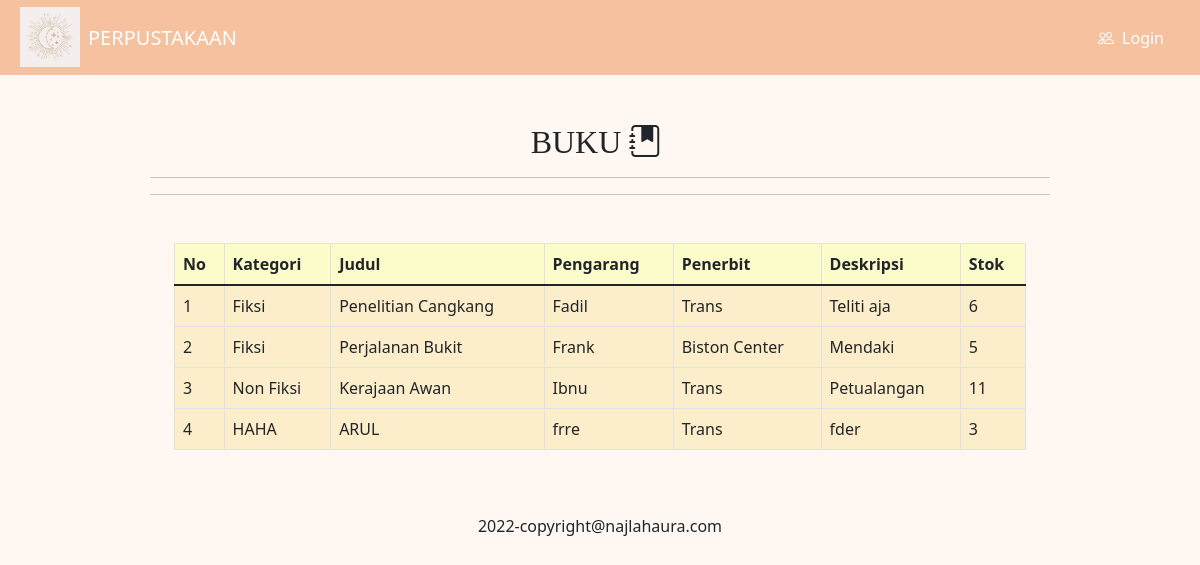
The page / on the database its author committed.
### tables this page shows
CREATE TABLE `t_buku` (
  `f_id` int(11) NOT NULL,
  `f_idkategori` int(11) NOT NULL,
  `f_judul` varchar(200) NOT NULL,
  `f_pengarang` varchar(200) NOT NULL,
  `f_penerbit` varchar(200) NOT NULL,
  `f_deskripsi` varchar(700) NOT NULL
);

CREATE TABLE `t_kategori` (
  `f_id` int(11) NOT NULL,
  `f_kategori` varchar(200) NOT NULL
);

### dbcontroller.php (called while the page is built, shortened)
<?php class dbcontroller
{
    private $host = "127.0.0.1";
    private $user = "root";
    private $password = "";
    private $database = "pra_usk";
    private $koneksi;
    public function __construct()
    {
        $this->koneksi = $this->koneksiDB();
    }
    public function koneksiDB()
    {
        $koneksi = mysqli_connect($this->host, $this->user, $this->password, $this->database);
        return $koneksi;
    }
    public function getALL($sql)
    {
        $result = mysqli_query($this->koneksi, $sql);
        while ($row = mysqli_fetch_assoc($result)) {
            $data[] = $row;
        }
        if (!empty($data)) {
            return $data;
        }
    }
    public function rowCOUNT($sql)
    {
        $result = mysqli_query($this->koneksi, $sql);
        $count = mysqli_num_rows($result);
        return $count;
    }
}

### home/daftarbuku.php (the view)
<?php
$sql = "SELECT DISTINCT t_buku.f_id as f_id, f_judul, f_kategori, f_pengarang, f_penerbit, f_deskripsi FROM t_buku
INNER JOIN t_kategori ON t_buku.f_idkategori=t_kategori.f_id
LEFT JOIN t_detailbuku ON t_buku.f_id=t_detailbuku.f_idbuku WHERE f_status='Tersedia'";
$row = $db->getALL($sql);
$no = 1;
?>
<strong>
    <center>
        <h2 style="font-family:Georgia, 'Times New Roman', Times, serif;">BUKU<i class="bi bi-journal-bookmark-fill mx-2"></i></h2>
        <hr>
        <hr>
    </center>
</strong>
<div class="mt-5">
    <div class="container">
        <table class="table table-bordered w-80">
            <thead>
                <tr class="warna">
                    <th>No</th>
                    <th>Kategori</th>
                    <th>Judul</th>
                    <th>Pengarang</th>
                    <th>Penerbit</th>
                    <th>Deskripsi</th>
                    <th>Stok</th>
                </tr>
            </thead>
            <tbody class="warna1">
                <?php if (!empty($row)) { ?>
                    <?php foreach ($row as $r) : ?>
                        <tr>
                            <td><?php echo $no++ ?></td>
                            <td><?php echo $r['f_kategori'] ?></td>
                            <td><?php echo $r['f_judul'] ?></td>
                            <td><?php echo $r['f_pengarang'] ?></td>
                            <td><?php echo $r['f_penerbit'] ?></td>
                            <td><?php echo $r['f_deskripsi'] ?></td>
                            <td><?php
                                $eksemplar = $db->rowCOUNT("SELECT * FROM t_detailbuku WHERE f_status='tersedia' AND
                    f_idbuku = " . $r['f_id'] . "");
                                echo $eksemplar;
                                ?></td>
                        </tr>
                    <?php endforeach ?>
                <?php } ?>
            </tbody>
        </table>
    </div>
</div>

### index.php (shortened to what this page needs)
<?php
require_once "dbcontroller.php";
$db = new dbcontroller;
?>
<!DOCTYPE html>
<html lang="en">
<head>
    <link rel="stylesheet" href="bootstrap/css/bootstrap.css">
    <link rel="stylesheet" href="https://cdn.jsdelivr.net/npm/bootstrap-icons@1.10.3/font/bootstrap-icons.css">
</head>
<body class="bg">
    <nav class="navbar navbar-expand bg-navbar">
        <div class="container-fluid">
            <div class="mx-2">
                <img src="images/logo.jpeg" height="60" alt="Logo" loading="lazy" style="margin-top: -1px;" />
            </div>
            <a style="color: white;" class="navbar-brand">PERPUSTAKAAN</a>
            <div class="collapse navbar-collapse" id="navbarNav">
                <ul class="navbar-nav ms-auto me-0 me-md-3 my-2 my-md-0">
                    <li class="nav-item">
                        <?php
                        if (isset($_SESSION['id'])) {
                            $ida = $_SESSION['id'];
                            $sql = "SELECT f_username FROM t_anggota WHERE f_id=$ida";
                            $row = $db->getITEM($sql);
                            echo '
                            <a style="color: white;" class="nav-link active" href="?f=home&m=memberarea"> Anggota : ' . $row['f_username'] . ' </a> </div>
                            <a style="color: white;" class="nav-link active" href="?log=logout"><i class="bi bi-box-arrow-left mx-2"></i>Logout</a></div>';
                        } else {
                            echo '<a style="color: white;" class="nav-link active" href="login.php"><i class="bi bi-people mx-2"></i>Login</a></div>';
                        }
                        ?>
            </div>
    </nav>
    <div class="row mt-5">
        <center>
            <div class="col-md-9">
                <?php
                if (isset($_GET['f']) && isset($_GET['m'])) {
                    $f = $_GET['f'];
                    $m = $_GET['m'];
                    $file = $f . '/' . $m . '.php';
                    require_once $file;
                } else {
                    require_once "home/daftarbuku.php";
                }
                ?>
            </div>
        </center>
    </div>
    <div class="row mt-5">
        <div class="col">
            <p class="text-center">2022-copyright@najlahaura.com</p>
        </div>
    </div>
</body>
</html>

### index.php (style rules this page uses)
.bg { background-color: #fff8f2; }
.bg-navbar { background-color: #f5c19f; }
.warna { background-color: #fcfcca; }
.warna1 { background-color: #fceeca; }

### rows shown on the page
t_buku: f_idkategori.f_kategori "Fiksi", f_judul "Penelitian Cangkang", f_pengarang "Fadil", f_penerbit "Trans", f_deskripsi "Teliti aja", eksemplar "6"
t_buku: f_idkategori.f_kategori "Fiksi", f_judul "Perjalanan Bukit", f_pengarang "Frank", f_penerbit "Biston Center", f_deskripsi "Mendaki", eksemplar "5"
t_buku: f_idkategori.f_kategori "Non Fiksi", f_judul "Kerajaan Awan", f_pengarang "Ibnu", f_penerbit "Trans", f_deskripsi "Petualangan", eksemplar "11"
t_buku: f_idkategori.f_kategori "HAHA", f_judul "ARUL", f_pengarang "frre", f_penerbit "Trans", f_deskripsi "fder", eksemplar "3"
